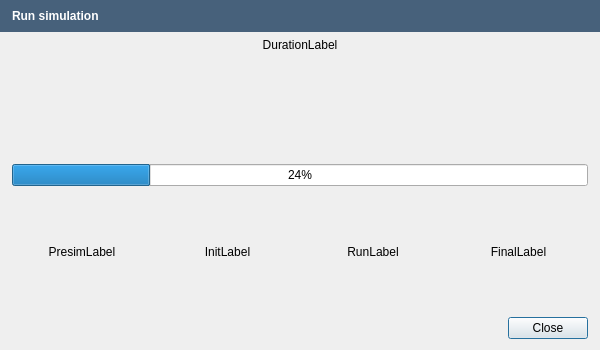
<?xml version="1.0" encoding="UTF-8"?>
<ui version="4.0">
 <class>RunSimulationDialog</class>
 <widget class="QDialog" name="RunSimulationDialog">
  <property name="geometry">
   <rect>
    <x>0</x>
    <y>0</y>
    <width>600</width>
    <height>350</height>
   </rect>
  </property>
  <property name="sizePolicy">
   <sizepolicy hsizetype="Ignored" vsizetype="Ignored">
    <horstretch>0</horstretch>
    <verstretch>0</verstretch>
   </sizepolicy>
  </property>
  <property name="minimumSize">
   <size>
    <width>600</width>
    <height>350</height>
   </size>
  </property>
  <property name="maximumSize">
   <size>
    <width>600</width>
    <height>350</height>
   </size>
  </property>
  <property name="windowTitle">
   <string>Dialog</string>
  </property>
  <property name="modal">
   <bool>true</bool>
  </property>
  <layout class="QGridLayout" name="gridLayout_2">
   <property name="leftMargin">
    <number>0</number>
   </property>
   <property name="topMargin">
    <number>0</number>
   </property>
   <property name="rightMargin">
    <number>0</number>
   </property>
   <item row="1" column="0">
    <layout class="QGridLayout" name="gridLayout" rowstretch="0,1,0" columnstretch="0,0,0,0">
     <property name="sizeConstraint">
      <enum>QLayout::SetDefaultConstraint</enum>
     </property>
     <property name="leftMargin">
      <number>12</number>
     </property>
     <property name="rightMargin">
      <number>12</number>
     </property>
     <property name="horizontalSpacing">
      <number>6</number>
     </property>
     <item row="0" column="0" colspan="4">
      <widget class="QLabel" name="DurationLabel">
       <property name="text">
        <string>DurationLabel</string>
       </property>
       <property name="alignment">
        <set>Qt::AlignHCenter|Qt::AlignTop</set>
       </property>
      </widget>
     </item>
     <item row="2" column="2">
      <widget class="QLabel" name="RunLabel">
       <property name="text">
        <string>RunLabel</string>
       </property>
       <property name="alignment">
        <set>Qt::AlignCenter</set>
       </property>
      </widget>
     </item>
     <item row="1" column="0" colspan="4">
      <widget class="QProgressBar" name="SimulationBar">
       <property name="sizePolicy">
        <sizepolicy hsizetype="Expanding" vsizetype="Maximum">
         <horstretch>0</horstretch>
         <verstretch>0</verstretch>
        </sizepolicy>
       </property>
       <property name="value">
        <number>24</number>
       </property>
       <property name="invertedAppearance">
        <bool>false</bool>
       </property>
      </widget>
     </item>
     <item row="2" column="3">
      <widget class="QLabel" name="FinalLabel">
       <property name="text">
        <string>FinalLabel</string>
       </property>
       <property name="alignment">
        <set>Qt::AlignCenter</set>
       </property>
      </widget>
     </item>
     <item row="2" column="1">
      <widget class="QLabel" name="InitLabel">
       <property name="text">
        <string>InitLabel</string>
       </property>
       <property name="alignment">
        <set>Qt::AlignCenter</set>
       </property>
      </widget>
     </item>
     <item row="2" column="0">
      <widget class="QLabel" name="PresimLabel">
       <property name="text">
        <string>PresimLabel</string>
       </property>
       <property name="alignment">
        <set>Qt::AlignCenter</set>
       </property>
      </widget>
     </item>
    </layout>
   </item>
   <item row="0" column="0">
    <widget class="QFrame" name="MessageFrame">
     <property name="sizePolicy">
      <sizepolicy hsizetype="Preferred" vsizetype="Maximum">
       <horstretch>0</horstretch>
       <verstretch>0</verstretch>
      </sizepolicy>
     </property>
     <property name="styleSheet">
      <string notr="true">background-color: rgb(71,97,123);</string>
     </property>
     <property name="frameShape">
      <enum>QFrame::Panel</enum>
     </property>
     <property name="frameShadow">
      <enum>QFrame::Sunken</enum>
     </property>
     <property name="lineWidth">
      <number>0</number>
     </property>
     <layout class="QHBoxLayout" name="horizontalLayout_3" stretch="0">
      <property name="spacing">
       <number>5</number>
      </property>
      <property name="leftMargin">
       <number>12</number>
      </property>
      <item>
       <layout class="QHBoxLayout" name="horizontalLayout_2">
        <item>
         <widget class="QLabel" name="MessageLabel">
          <property name="styleSheet">
           <string notr="true">color: rgb(255, 255, 255);
font : bold;
</string>
          </property>
          <property name="text">
           <string>Run simulation</string>
          </property>
         </widget>
        </item>
       </layout>
      </item>
     </layout>
    </widget>
   </item>
   <item row="2" column="0">
    <layout class="QHBoxLayout" name="horizontalLayout_4">
     <property name="leftMargin">
      <number>12</number>
     </property>
     <property name="rightMargin">
      <number>12</number>
     </property>
     <item>
      <widget class="QDialogButtonBox" name="ButtonBox">
       <property name="sizePolicy">
        <sizepolicy hsizetype="Expanding" vsizetype="Maximum">
         <horstretch>0</horstretch>
         <verstretch>0</verstretch>
        </sizepolicy>
       </property>
       <property name="standardButtons">
        <set>QDialogButtonBox::Close</set>
       </property>
      </widget>
     </item>
    </layout>
   </item>
  </layout>
 </widget>
 <resources/>
 <connections/>
</ui>
